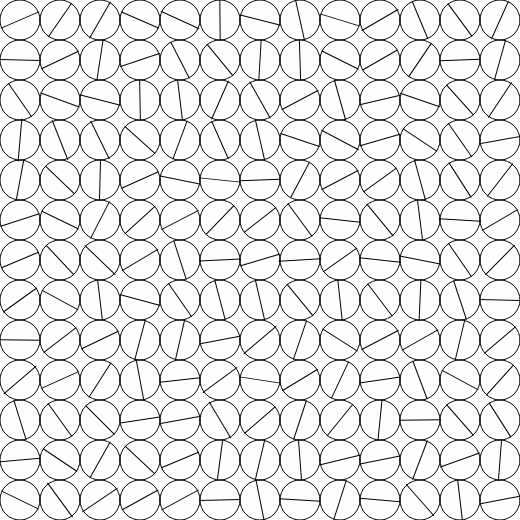
Frame 1 (no input)
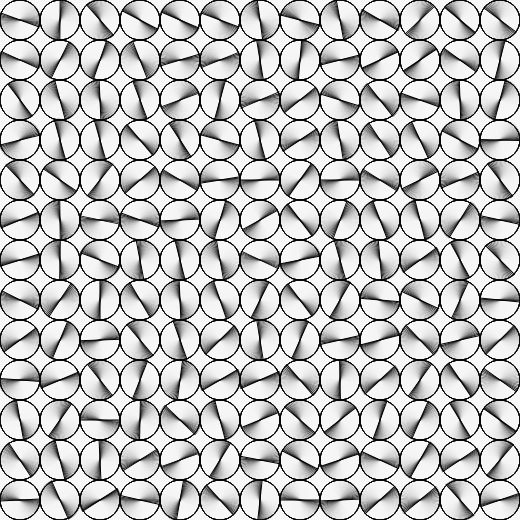
Frame 60 (no input)
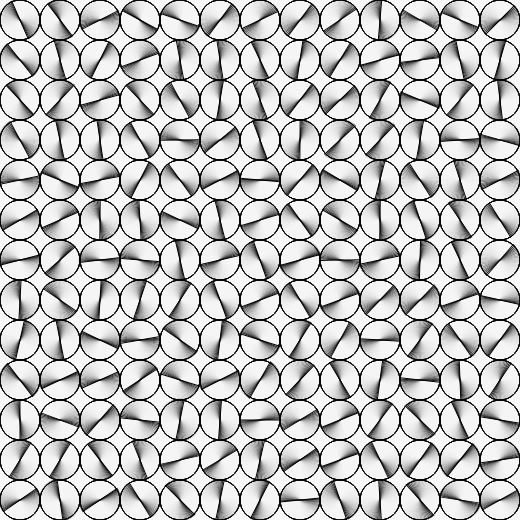
Frame 120 (the mouse pressed at the canvas centre since frame 60)

The p5.js sketch that drew these frames (run headless with seeded random() and noise() and a simulated clock; from frame 60 on, the mouse is pressed at the canvas centre):

// p5.js sketch
// ── sketch.js
let rseed;

function setup() {
  createCanvas(520, 520);
  rseed = random(99999);
}

function draw() {
  background(245,32);
  randomSeed(rseed);
  noFill();

  let sz = 40;
  for (let j = 0; j < 13; j++) {
    for (let i = 0; i < 13; i++) {
      push();
      // translate to grid position
      translate(i * 40 + 20, j * 40 + 20);
      circle(0, 0, 40);
      let dx = random(-1, 1);
      let dy = random(-1, 1);
      let x1 = 0,y1 = 0, x2 = 0, y2 = 0;

      let len = dist(x1, y1, x2, y2);
      let target = 40;
      while (len < target) {
        x1 -= dx;
        y1 -= dy;
        x2 += dx;
        y2 += dy;
        len = dist(x1, y1, x2, y2);
      }
      let spd = random(0.05,.08);
      if (random() < .5) spd *= -1;
      rotate(random()+frameCount*spd);
      line(x1, y1,x2, y2);
      pop();
    }
  }
}
